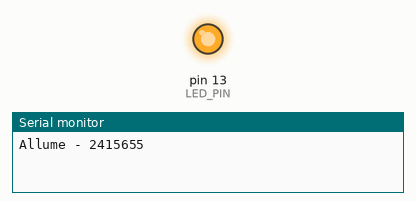
Recording of a sketch running on a simulated Arduino Uno, built with avr-gcc and run on an emulated ATmega328P. Parts: output pins drawn as LEDs (lit = HIGH), the last lines printed to the serial monitor.

Above: at 1.1 s.
At 6.5 s:
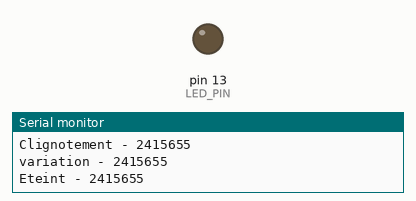
Timing chart, 0 to 10.5 s (numbered marks = the images above):
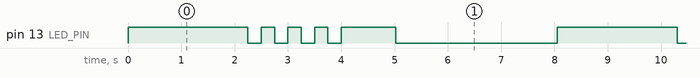

Measured:
- by itself, pin 13 (LED_PIN): repeats every 8.1 s: 3 × (LOW 0.25 s, HIGH 0.25 s), LOW 0.25 s, HIGH 1.0 s, LOW 3.0 s, HIGH 2.3 s
- by itself, everything shown: repeats every 8.1 s, in 10 steps

The sketch:

labo1.ino
```cpp
const int LED_PIN = 13;
const int NUMBER_OF_FLASHES = 4;
const int DELAY_FLASHES = 250;
const int DELAY_DURATION = 2000;
const int INTENSITY_VARIATION = 2048 / 256;

void EtatAllumer() {
  digitalWrite(LED_PIN, HIGH);
  Serial.println("Allume - 2415655");
  delay(DELAY_DURATION);
}

void EtatClignotement() {
  for (int i = 0; i < NUMBER_OF_FLASHES; i++) {
    digitalWrite(LED_PIN, HIGH);
    delay(DELAY_FLASHES);
    digitalWrite(LED_PIN, LOW);
    delay(DELAY_FLASHES);

  }
   Serial.println("Clignotement - 2415655");
}

void EtatVariation() {

  for (int i=255; i >= 0; i--) {
    analogWrite(LED_PIN, i);
    delay(INTENSITY_VARIATION);

  }
  Serial.println("variation - 2415655");
}

void EtatEteint() {
  digitalWrite(LED_PIN, LOW);
  Serial.println("Eteint - 2415655");
  delay(DELAY_DURATION);
}

void setup() {
  pinMode(LED_PIN, OUTPUT);
  Serial.begin(9600);
}

void loop() {
  EtatAllumer();
   EtatClignotement();
  EtatVariation();
  EtatEteint();
}
```
